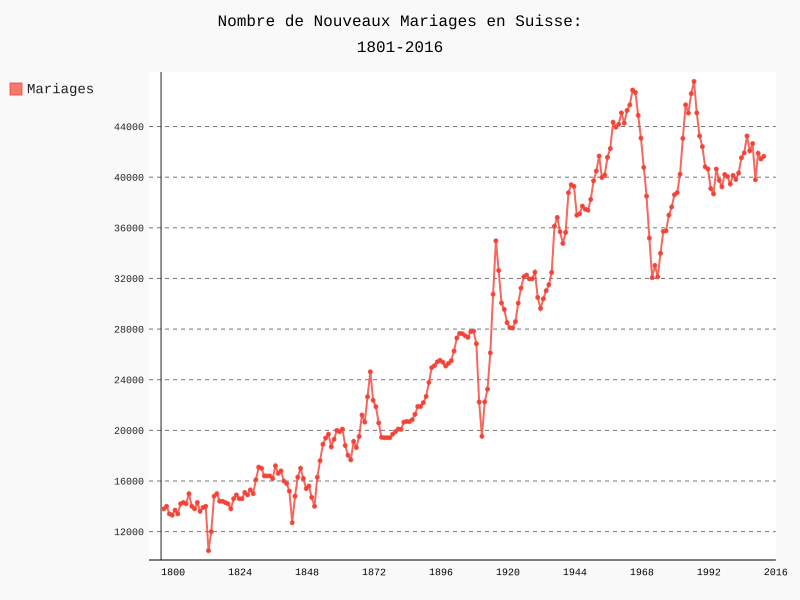

This chart was generated by the following Python code:
import pygal

import csv

ans = [1800]
mariages = [None]

with open('Data_Suisse.csv') as CSVfile:
	data = csv.reader(CSVfile)
	for row in data:
		ans.append(str(row[0]))
		mariages.append(int(row[1]))

line_chart = pygal.Line(
	x_label_rotation=1,
	show_minor_x_labels=False,
	stroke_style={'width': 2},
	dots_size=2)
line_chart.title = 'Nombre de Nouveaux Mariages en Suisse:\n1801-2016'
line_chart.x_labels = ans
line_chart.x_labels_major = ans[::24]
line_chart.add('Mariages', mariages)
line_chart.render_to_file('Data_Suisse.svg')

ans = []
hommes = []
femmes = []
with open('Data_Suisse_Age.csv') as CSVfile:
	data = csv.reader(CSVfile)
	for row in data:
		ans.append(str(row[0]))
		hommes.append(float(row[1]))
		femmes.append(float(row[2]))

line_chart = pygal.Line(
	x_label_rotation=1,
	show_minor_x_labels=False,
	stroke_style={'width': 2},
	dots_size=2)
line_chart.title = 'Moyenne Âge à Se Marier en Suisse:\n1855-2016'
line_chart.x_labels = ans
line_chart.x_labels_major = ans[::20]
line_chart.add('Hommes', hommes)
line_chart.add("Femmes", femmes)
line_chart.render_to_file('Data_Suisse_Age.svg')

ans = []
divorces = []
with open('Data_Suisse_Divorce.csv') as CSVfile:
	data = csv.reader(CSVfile)
	for row in data:
		ans.append(str(row[0]))
		divorces.append(float(row[1]))

line_chart = pygal.Line(
	x_label_rotation=1,
	show_minor_x_labels=False,
	stroke_style={'width': 2},
	dots_size=2)
line_chart.title = 'Nombre de Divorces en Suisse:\n1876-2016'
line_chart.x_labels = ans
line_chart.x_labels_major = ans[::20]
line_chart.add('Divorces', divorces)
line_chart.render_to_file('Data_Suisse_Divorce.svg')

ans = []
moins_que_un = []
un = []
deux = []
trois_a_cinq = []
six_a_dix = []
onze_a_vingt = []
vingt_et_un_a_trente = []
trent_et_un_et_plus = []
with open('Data_Suisse_Divorce_Durée_1.csv') as CSVfile:
	data = csv.reader(CSVfile)
	for row in data:
		ans.append(str(row[0]))
		moins_que_un.append(float(row[1]))
		un.append(float(row[2]))
		deux.append(float(row[3]))
		trois_a_cinq.append(float(row[4]))
		six_a_dix.append(float(row[5]))
		onze_a_vingt.append(float(row[6]))
		vingt_et_un_a_trente.append(float(row[7]))
		trent_et_un_et_plus.append(float(row[8]))

line_chart = pygal.Line(
	x_label_rotation=1,
	show_minor_x_labels=False,
	stroke_style={'width': 2},
	dots_size=2)
line_chart.title = 'Durée de Mariage avant de Divorce en Suisse:\n1876-2016'
line_chart.x_labels = ans
line_chart.x_labels_major = ans[::20]
line_chart.add('Moins Qu\'Un An', moins_que_un)
line_chart.add('Un An', un)
line_chart.add('Deux Ans', deux)
line_chart.add('3-5 Ans', trois_a_cinq)
line_chart.add('6-10 Ans', six_a_dix)
line_chart.add('11-20 Ans', onze_a_vingt)
line_chart.add('21-30 Ans', vingt_et_un_a_trente)
line_chart.add('31 Ans et Plus', trent_et_un_et_plus)
line_chart.render_to_file('Data_Suisse_Duree_1.svg')

ans = []
duree = []
with open('Data_Suisse_Divorce_Durée_2.csv') as CSVfile:
	data = csv.reader(CSVfile)
	for row in data:
		ans.append(str(row[0]))
		duree.append(float(row[1]))

line_chart = pygal.Line(
	x_label_rotation=1,
	show_minor_x_labels=False,
	stroke_style={'width': 2},
	dots_size=2)
line_chart.title = 'Moyenne Durée de Mariage avant de Divorce en Suisse:\n1920-2016'
line_chart.x_labels = ans
line_chart.x_labels_major = ans[::32]
line_chart.add('Durée', duree)
line_chart.render_to_file('Data_Suisse_Duree_2.svg')
